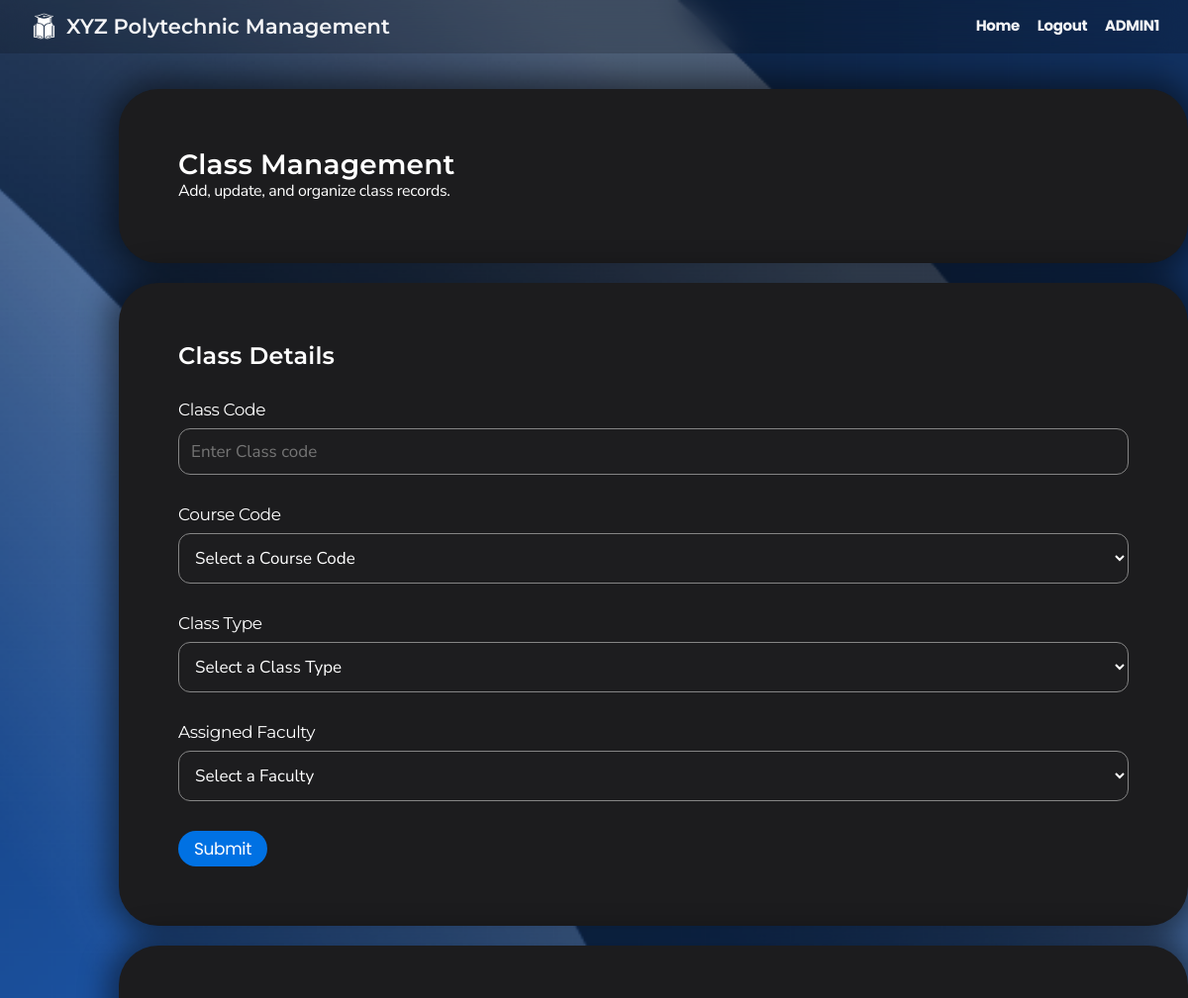
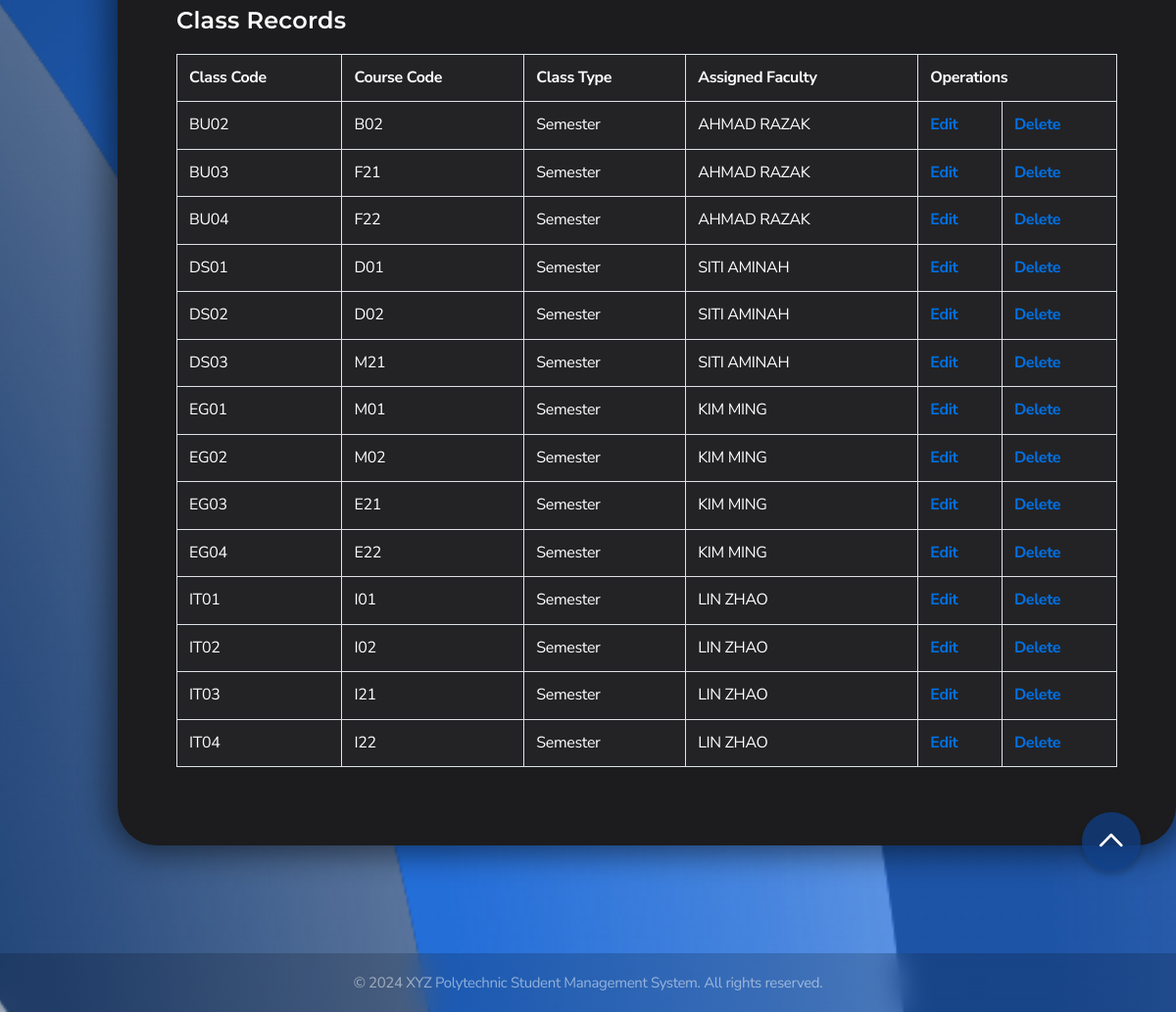
Page /CRUD2/admin_class_create_form.php (signed in) on the committed database (2 pictures, top to bottom).
### tables this page shows
CREATE TABLE `class` (
  `class_code` varchar(4) NOT NULL,
  `course_code` varchar(3) NOT NULL,
  `class_type` enum('Semester','Term') NOT NULL,
  `faculty_identification_code` varchar(4) NOT NULL
);

### CRUD2/admin_class_create_form.php (the view, shortened to what this page needs)
<?php
$con = mysqli_connect("localhost", "root", "", "xyz polytechnic");
$full_name = isset($_SESSION['session_full_name']) ? $_SESSION['session_full_name'] : "";
?>
<!DOCTYPE html>
<html lang="en">
<head>
    <link rel="stylesheet" href="../styles.css">
</head>
<body>
    <div class="navbar">
        <div class="navbar-brand">
            <img src="../logo.png" alt="XYZ Polytechnic Logo" class="school-logo">
            <h1>XYZ Polytechnic Management</h1>
        </div>
        <nav>
            <a href="../admin_dashboard.php">Home</a>
            <a href="../logout.php">Logout</a>
            <a><?php echo htmlspecialchars($full_name); ?></a>
        </nav>
    </div>
    <div class="container">
        <div class="card">
            <h2>Class Management</h2>
            <p>Add, update, and organize class records.</p>
        </div>
        <div class="card">
            <h3>Class Details</h3>
            <form method="POST" action="admin_class_create.php">
                <div class="form-group">
                    <label class="label" for="class_code">Class Code</label>
                    <input type="text" name="class_code" placeholder="Enter Class code" required >
                </div>
                <div class="form-group">
                    <label class="label" for="course_code">Course Code</label>
                    <select name="course_code" required>
                        <option value="" disabled selected>Select a Course Code</option>
                    </select>
                </div>
                <div class="form-group">
                    <label class="label" for="class_type">Class Type</label>
                    <select name="class_type" required>
                        <option value="" disabled selected>Select a Class Type</option>
                    </select>
                </div>
                <div class="form-group">
                    <label class="label" for="faculty_identification_code">Assigned Faculty</label>
                    <select name="faculty_identification_code" required>
                        <option value="" disabled selected>Select a Faculty</option>
                    </select>
                </div>
                <button type="submit">Submit</button>
            </form>
        </div>
        <div class="card">
            <h3>Class Records</h3>
            <button id="scrollToTop" class="button" onclick="scroll_to_top()"><img src="../scroll_up.png" alt="Scroll to top"></button>
            <?php
            $faculty_map_query = "SELECT f.faculty_identification_code, u.full_name
                                 FROM faculty f
                                 JOIN user u ON f.faculty_identification_code = u.identification_code";
            $faculty_map_result = mysqli_query($con, $faculty_map_query);
            $faculty_map = [];
            if ($faculty_map_result && mysqli_num_rows($faculty_map_result) > 0) {
                while ($row = mysqli_fetch_assoc($faculty_map_result)) {
                    $faculty_map[$row['faculty_identification_code']] = $row['full_name'];
                }
            }
            $class_query = "SELECT * FROM class";
            $class_result = mysqli_query($con, $class_query);
            echo '<table border="1" bgcolor="white" align="center">';
            echo '<tr><th>Class Code</th><th>Course Code</th><th>Class Type</th><th>Assigned Faculty</th><th colspan="2">Operations</th></tr>';
            while ($class_row = mysqli_fetch_assoc($class_result)) {
                $faculty_name = isset($faculty_map[$class_row['faculty_identification_code']])
                    ? $faculty_map[$class_row['faculty_identification_code']]
                    : "Unknown Faculty";
                echo '<tr>';
                echo '<td>' . htmlspecialchars($class_row['class_code']) . '</td>';
                echo '<td>' . htmlspecialchars($class_row['course_code']) . '</td>';
                echo '<td>' . htmlspecialchars($class_row['class_type']) . '</td>';
                echo '<td>' . htmlspecialchars($faculty_name) . '</td>';
                echo '<td> <a href="admin_class_update_form.php?class_code=' . htmlspecialchars($class_row['class_code']) . '">Edit</a> </td>';
                echo "<td><a href='#' onclick='confirmDelete(\"" . htmlspecialchars($class_row['class_code']) . "\", \"" . htmlspecialchars($_SESSION['csrf_token']) . "\")'>Delete</a></td>";
                echo '</tr>';
            }
            echo '</table>';
            ?>
        </div>
    </div>
    <footer class="footer">
        <p>&copy; 2024 XYZ Polytechnic Student Management System. All rights reserved.</p>
    </footer>
</body>
</html>

### styles.css (style rules this page uses)
* { margin: 0; padding: 0; box-sizing: border-box; }
body { font-family: 'Nunito Sans', sans-serif; line-height: 1.47059; font-weight: 400; letter-spacing: -.022em; background-image: url('background.png'); background-size: cover; background-position: center; background-repeat: no-repeat; background-attachment: fixed; background-color: #1c1c1e; color: #ffffff; min-height: 100vh; display: flex; flex-direction: column; -webkit-font-smoothing: antialiased; }
h1, h2, h3, h4, h5, h6 { font-family: 'Montserrat', sans-serif; font-weight: 600; }
h1 { font-size: 40px; line-height: 1.1; letter-spacing: 0; }
h2 { font-size: 28px; line-height: 1.14286; letter-spacing: .007em; }
h3 { font-size: 24px; line-height: 1.16667; letter-spacing: .009em; }
button, .button { font-family: 'Poppins', sans-serif; background-color: #0071e3; color: #fff; font-size: 17px; line-height: 1.17648; font-weight: 400; letter-spacing: -.022em; padding: 8px 16px; border-radius: 980px; border: none; cursor: pointer; transition: all 0.3s ease; }
a { color: #0071e3; margin-top: 20px; text-decoration: none; font-weight: bold; }
.navbar { background: #0000002d; backdrop-filter: saturate(100%) blur(15px); position: fixed; top: 0px; left: 0; right: 0; z-index: 9999; height: 54px; display: flex; align-items: center; justify-content: space-between; padding: 0 22px; }
.navbar-brand { display: flex; align-items: center; }
.navbar-brand h1 { color: #f5f5f7; font-size: 21px; margin: 0; }
.navbar a { font-family: 'Poppins', sans-serif; color: #f5f5f7; font-size: 15px; text-decoration: none; padding: 0 7px; opacity: 1; transition: opacity 0.3s; }
.school-logo { height: 45px; width: 45px; }
.container { max-width: 1080px; justify-content: center; align-items: center; min-height: calc(90vh - 44px - 57px); width: 90%; margin: 30px auto; padding: 60px; }
.card { background: #1c1c1e; border-radius: 40px; padding: 60px; margin-bottom: 20px; box-shadow: 0 0 30px 10px rgba(0, 0, 0, 0.485); transition: transform 0.3s ease, box-shadow 0.3s ease; width: 1080px; }
.form-group { margin-top:30px; margin-bottom: 30px; }
.label { font-family: 'Montserrat', sans-serif; display: block; font-size: 17px; line-height: 1.23536; font-weight: 400; letter-spacing: -.022em; margin-bottom: 8px; color: #ffffff; }
input[type="text"], input[type="email"], input[type="password"], input[type="date"], select, textarea { font-family: 'Nunito Sans', sans-serif; width: 100%; padding: 12px; font-size: 17px; line-height: 1.23536; border: 1.6px solid #858585; border-radius: 12px; background-color: #1d1d1f; color: #ffffff; transition: border-color 0.3s ease; }
table { width: 100%; border: 1px solid #ffffff; border-collapse: collapse; margin-bottom: 20px; margin-top: 20px; }
table th, table td { font-family: 'Nunito Sans', sans-serif; padding: 12px; border: 1px solid #dee2e6; text-align: left; background: #232326; }
.footer { padding: 20px; text-align: center; font-size: 15px; line-height: 1.33337; margin-top: auto; background: #0000002d; backdrop-filter: saturate(100%) blur(15px); color: rgba(255, 255, 255, 0.5); }
#scrollToTop { position: fixed; top: 90%; right: 3%; z-index: 1000; width: 60px; height: 60px; background-color: #113f84c2; color: #fff; border-radius: 50%; box-shadow: 0 4px 6px rgba(0, 0, 0, 0.2); transition: all 0.3s ease; border: none; display: flex; align-items: center; justify-content: center; cursor: pointer; }
#scrollToTop img { width: 30px; height: auto; pointer-events: none; }

### rows in the picture
class: class_code "BU02", course_code "B02", class_type "Semester", faculty_identification_code "AHMAD RAZAK"
class: class_code "BU03", course_code "F21", class_type "Semester", faculty_identification_code "AHMAD RAZAK"
class: class_code "BU04", course_code "F22", class_type "Semester", faculty_identification_code "AHMAD RAZAK"
class: class_code "DS01", course_code "D01", class_type "Semester", faculty_identification_code "SITI AMINAH"
class: class_code "DS02", course_code "D02", class_type "Semester", faculty_identification_code "SITI AMINAH"
class: class_code "DS03", course_code "M21", class_type "Semester", faculty_identification_code "SITI AMINAH"
class: class_code "EG01", course_code "M01", class_type "Semester", faculty_identification_code "KIM MING"
class: class_code "EG02", course_code "M02", class_type "Semester", faculty_identification_code "KIM MING"
class: class_code "EG03", course_code "E21", class_type "Semester", faculty_identification_code "KIM MING"
class: class_code "EG04", course_code "E22", class_type "Semester", faculty_identification_code "KIM MING"
class: class_code "IT01", course_code "I01", class_type "Semester", faculty_identification_code "LIN ZHAO"
class: class_code "IT02", course_code "I02", class_type "Semester", faculty_identification_code "LIN ZHAO"
class: class_code "IT03", course_code "I21", class_type "Semester", faculty_identification_code "LIN ZHAO"
class: class_code "IT04", course_code "I22", class_type "Semester", faculty_identification_code "LIN ZHAO"

### other values in the picture
$full_name "ADMIN1"
